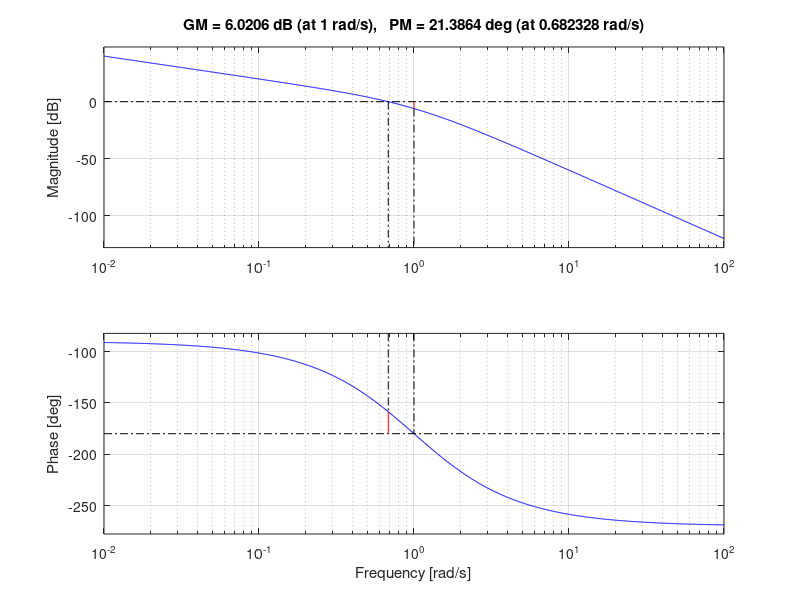
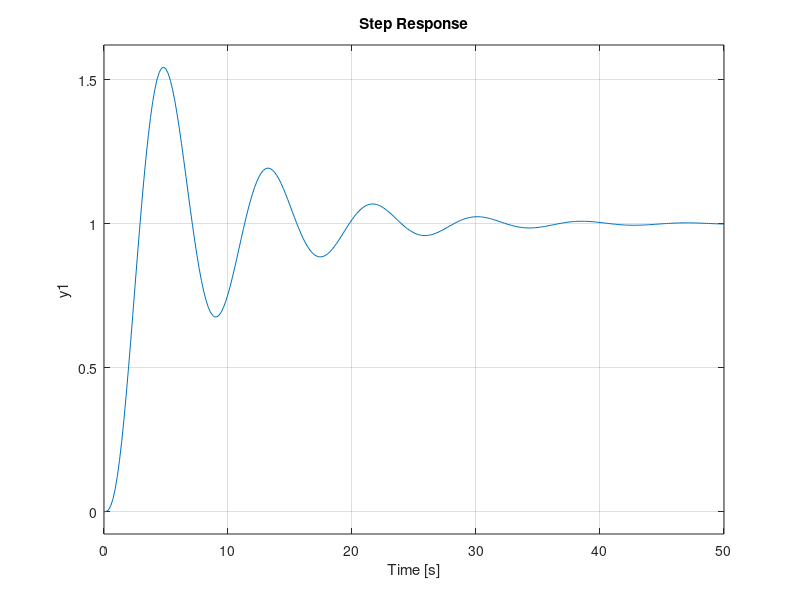

MATLAB code for these plots, in order: (Note: this script raises an error after producing the figures.)
sys1=tf([1],[1 2 1 0]);
sys2=feedback(sys1,1,-1)
figure(1)
margin(sys1)
[Gm,Pm,Wcg,Wcp]=margin(sys1)
figure(2)
step(sys2)
T=stepinfo(sys2)
